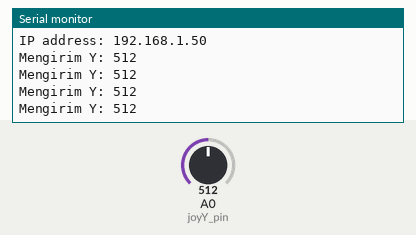
Recording of a sketch running on a simulated ESP8266 (NodeMCU). On the bench: the last lines printed to the serial monitor. The test bench sets the inputs (shaded band); at power-on: A0 (joyY_pin) = 512. WiFi joins after 1.5 s; servers stay silent unless stated; uploads are accepted with an empty reply.

Above: at 2.7 s.
2.8 s: A0 (joyY_pin) set to 716
At 3.22 s:
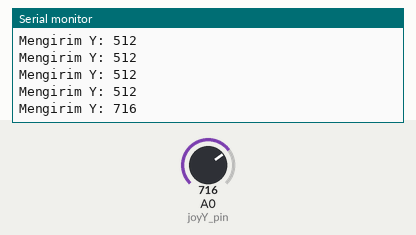
4.3 s: A0 (joyY_pin) set to 900
At 4.42 s:
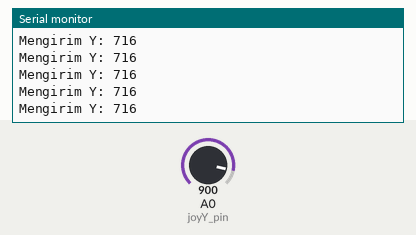
Timing chart, 0 to 7.3 s (numbered marks = the images above; inputs shaded):
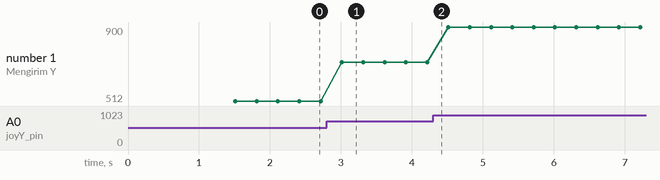

The sketch:

Wasaka_Remote_Gemini.ino
```cpp
#include <ESP8266WiFi.h>
#include <ESP8266HTTPClient.h>

// Konfigurasi Wi-Fi, sesuai akn dgn yg di receivernya
const char* ssid = "Zzz";
const char* password = "kandangan";

// Alamat IP server (ESP32). Default IP untuk Soft AP adalah 192.168.4.1
const char* serverIP = "192.168.4.1";

// Pin joystick
const int joyY_pin = A0; // Sumbu Y untuk maju/mundur

void setup() {
  Serial.begin(115200);
  delay(10);

  Serial.println();
  Serial.print("Menghubungkan ke ");
  Serial.println(ssid);

  WiFi.begin(ssid, password);

  while (WiFi.status() != WL_CONNECTED) {
    delay(500);
    Serial.print(".");
  }

  Serial.println("");
  Serial.println("WiFi terhubung");
  Serial.print("IP address: ");
  Serial.println(WiFi.localIP());
}

void loop() {
  // Baca nilai joystick Y (0-1023)
  int joyY_val = analogRead(joyY_pin);
  // Disini cuma ngirim Y, jadi X nya normal aja
  int joyX_val = 512;

  Serial.print("Mengirim Y: ");
  Serial.println(joyY_val);

  // Buat objek HTTP client
  WiFiClient client;
  HTTPClient http;

  // Buat URL dengan data joystick
  String url = "http://";
  url += serverIP;
  url += "/control?x=";
  url += joyX_val;
  url += "&y=";
  url += joyY_val;

  // Kirim HTTP GET request
  if (http.begin(client, url)) {
    int httpCode = http.GET();
    if (httpCode > 0) {
      if (httpCode == HTTP_CODE_OK) {
        String payload = http.getString();
        // Serial.println(payload); // Optional: cetak balasan server
      }
    } else {
      Serial.printf("[HTTP] GET... gagal, error: %s\n", http.errorToString(httpCode).c_str());
    }
    http.end();
  } else {
    Serial.printf("[HTTP] Tidak dapat terhubung\n");
  }

  delay(100);
}
```

Measured:
- after the input at 2.8 s, the serial monitor: prints a new line after 0.21 s (image 1)
- plotted number 1: 512 → 716 after the input at 2.8 s, 716 → 900 after the input at 4.3 s
